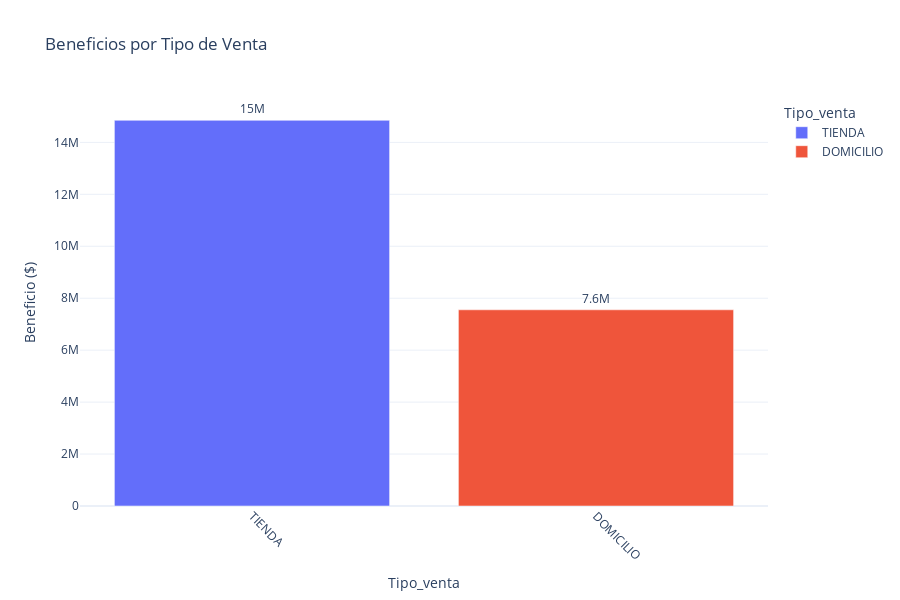

Write notebook code for a chart like this one.
### Code cell
# Beneficios por tipo de venta
visualizar_beneficios_interactivo(ventas_completa, agrupador="tipo_venta", titulo="Beneficios por Tipo de Venta")

### Figure 1 — Plotly figure (JSON) as saved in the notebook; plotly's stock layout.template omitted (floating-point values rounded to 4 significant figures)
{"data": [{"alignmentgroup": "True", "hovertemplate": "Tipo_venta=%{x}<br>Beneficio ($)=%{text}<extra></extra>", "legendgroup": "TIENDA", "marker": {"color": "#636efa", "pattern": {"shape": ""}}, "name": "TIENDA", "offsetgroup": "TIENDA", "orientation": "v", "showlegend": true, "text": [14850580], "textposition": "outside", "texttemplate": "%{text:.2s}", "type": "bar", "x": ["TIENDA"], "xaxis": "x", "y": [14850580], "yaxis": "y"}, {"alignmentgroup": "True", "hovertemplate": "Tipo_venta=%{x}<br>Beneficio ($)=%{text}<extra></extra>", "legendgroup": "DOMICILIO", "marker": {"color": "#EF553B", "pattern": {"shape": ""}}, "name": "DOMICILIO", "offsetgroup": "DOMICILIO", "orientation": "v", "showlegend": true, "text": [7553870], "textposition": "outside", "texttemplate": "%{text:.2s}", "type": "bar", "x": ["DOMICILIO"], "xaxis": "x", "y": [7553870], "yaxis": "y"}], "layout": {"barmode": "relative", "height": 600, "legend": {"title": {"text": "Tipo_venta"}, "tracegroupgap": 0}, "showlegend": true, "title": {"text": "Beneficios por Tipo de Venta"}, "xaxis": {"anchor": "y", "categoryarray": ["TIENDA", "DOMICILIO"], "categoryorder": "array", "domain": [0, 1], "tickangle": 45, "title": {"text": "Tipo_venta"}}, "yaxis": {"anchor": "x", "domain": [0, 1], "title": {"text": "Beneficio ($)"}}}}
